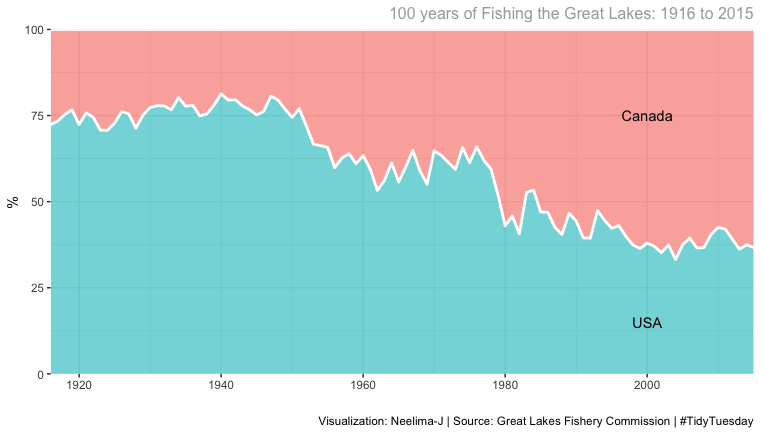

Source code (R):
library(tidyverse)
library(ggplot2)
library(tidytuesdayR)
library(skimr)

# Load data -----------------------------------------
tt_data <- tt_load("2021-06-08")
df <- tt_data$fishing

# Examine data -----------------------------------------
skim_without_charts(df)
unique(df$region)

# USA vs Canada over the years -----------------------------------------
canada <- df %>%
  subset(region %in% c("Canada (ONT)", "Total Canada (ONT)")) %>%
  select(-grand_total,-comments) %>%
  drop_na() %>%
  group_by(year, lake, species) %>%
  summarise(fish = sum(values))
canada$country <- "Canada"

usa <- df %>%
  subset(region %in% c("U.S. Total (NY)",
                       "U.S. Total (MI)",
                       "U.S. Total")) %>%
  select(-grand_total, -comments) %>%
  drop_na() %>%
  group_by(year, lake) %>%
  summarise(fish = sum(values))
usa$country <- "USA"


all_fish <- rbind(usa, canada)

p <- all_fish %>%
  filter(year > 1915) %>%
  group_by(year, country) %>%
  summarise(n = sum(fish)) %>%
  mutate(percentage = n * 100 / sum(n)) %>%
  ggplot(aes(x = year, y = percentage, fill = country)) +
  geom_area(alpha = 0.6 ,
            size = 1,
            colour = "white")

p +  labs(title = "100 years of Fishing the Great Lakes: 1916 to 2015",
          fill = "",
          caption = "Visualization: Neelima-J | Source: Great Lakes Fishery Commission | #TidyTuesday") +
  scale_y_continuous(expand = c(0, 0)) +
  scale_x_continuous(expand = c(0, 0)) +
  theme_bw() +
  annotate("text",
           x = 2000,
           y = 75,
           label = "Canada") +
  annotate("text",
           x = 2000,
           y = 15,
           label = "USA") +
  
  theme(
    plot.title = element_text(
      color = "dark grey",
      size = 12,
      hjust = 1
    ),
    plot.caption = element_text(color = "black"),
    legend.position = 'none',
    panel.border = element_blank()
  ) +
  labs(x = "", y = "%")
